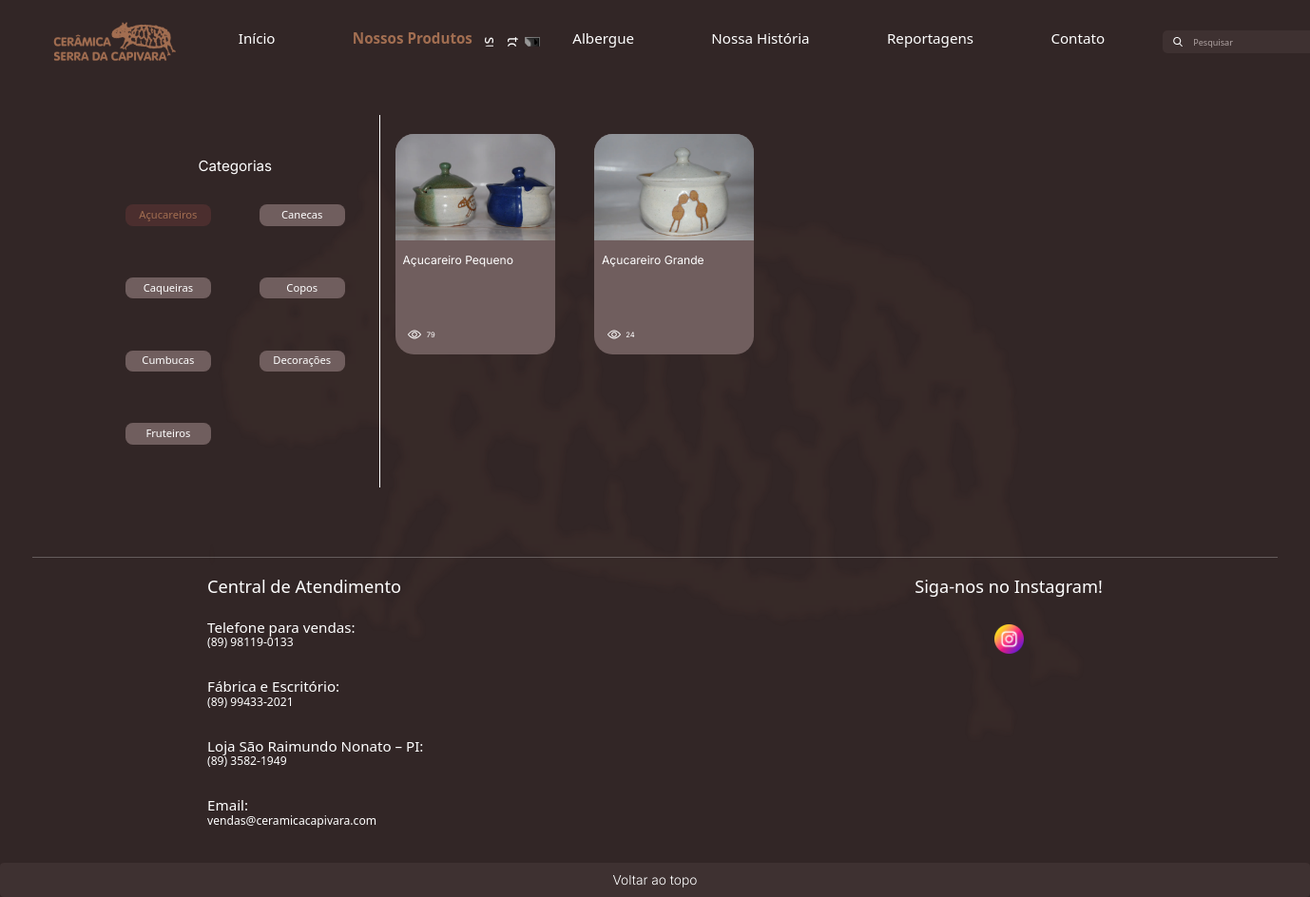
The app's page /produtos/28/, older data.
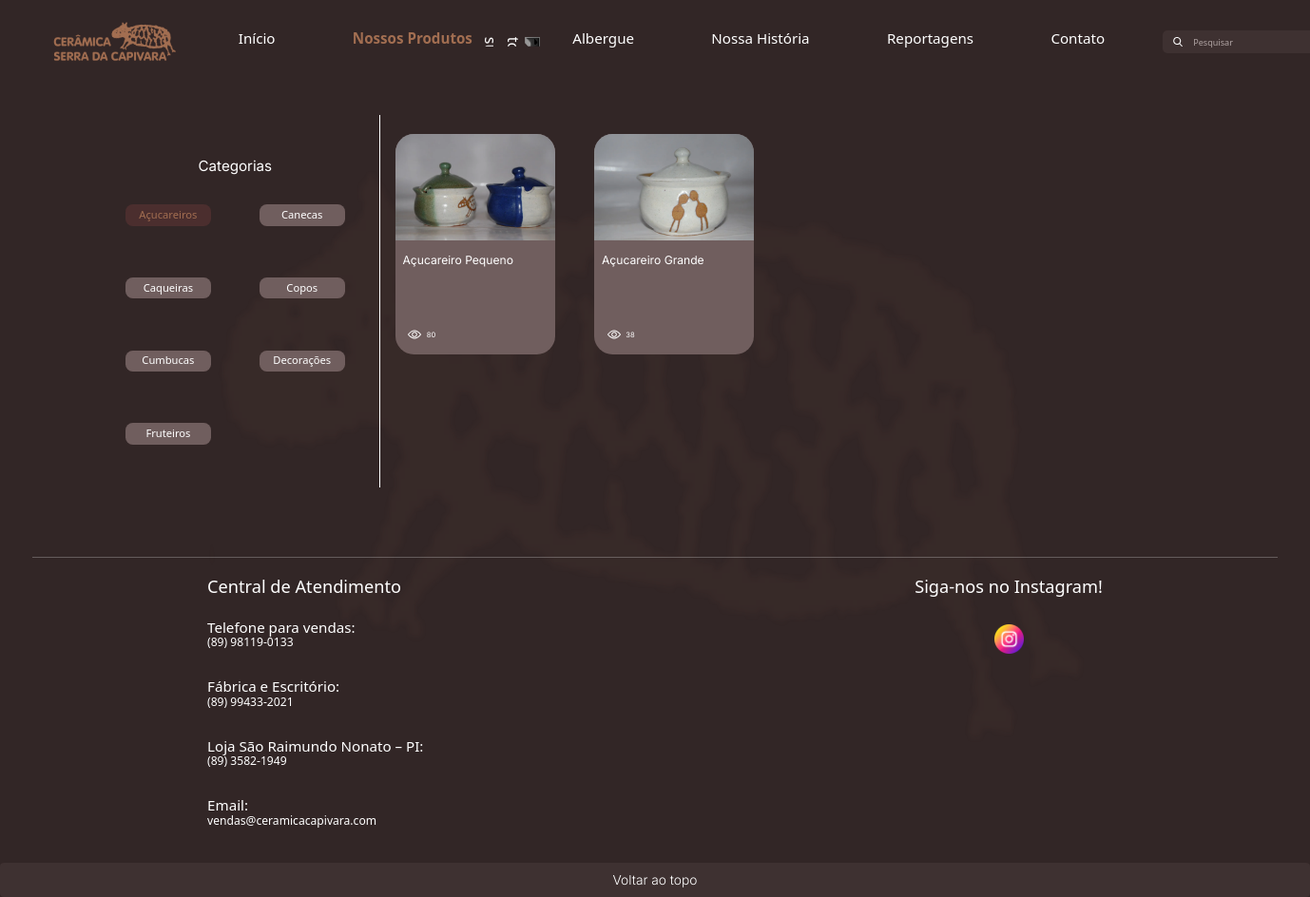
The same page, newer data.
### gestao/models.py (models this page shows, shortened)
class Category(models.Model):
    name = models.CharField(max_length=100, unique=True)
    photo = models.ImageField(upload_to='categorias_fotos/', blank=False, default='null')

class Product(models.Model):
    name = models.CharField(max_length=200, unique=True)
    code = models.CharField(max_length=50, unique=True)
    size = models.CharField(max_length=255)
    category = models.ForeignKey(
        Category,
        on_delete=models.SET_NULL,
        null=True,
        blank = True,
        )
    views = models.PositiveIntegerField(default=0)
    photos = models.JSONField(default=list, blank=False)

### backend/views.py (the view)
# urls.py: path('produtos/<int:category_id>/', views.produtos, name='produtos'),
def produtos(request, category_id=None):
    if category_id is None:
        category_id = Category.objects.first()
        return redirect('produtos', category_id=category_id.id)
    category = get_object_or_404(Category, id=category_id)
    products = Product.objects.filter(category=category).order_by('-views')
    categories = Category.objects.all().order_by('name')
    context = {
        'categories': categories,
        'products': products,
        'category': category,
    }
    return render(request, 'produtos.html', context)

### backend/templates/produtos.html (shortened to what this page needs)
{% extends "base.html" %} {% load static %}
    {% block css %}
    <link
      rel="stylesheet"
      type="text/css"
      href="{% static 'css/galeria.css' %}"
    />
    {% endblock %}
    {% block 'dashboard' %}
    <div class="category-button-container-horizontal">
      <div>
        <h1 class="category-text-buttons-container s20">Categorias</h1>
        <div class="category-button-container">
          {% for categoria in categories %} {% if categoria.id == category.id %}
          <a>
            <button class="category-button-disabled" aria-disabled="true">
              {{ categoria.name }}
            </button>
          </a>
          {% else %}
          <a href="{% url 'produtos' category_id=categoria.id %}">
            <button class="category-button">{{ categoria.name }}</button>
          </a>
          {% endif %} {% endfor %}
        </div>
      </div>
      <div class="product-container">
        <div class="product-horizontal">
          {% for product in products %}
          <div class="product-vertical">
            <a
              href="{% url 'produto' category_id=category.id product_id=product.id %}"
            >
              <div class="product-card" data-product-id="{{ product.id }}">
                {% if product.photos %}
                <img
                  src="../../media/{{ product.photos.0 }}"
                  alt="Imagem de {{ product.name }}"
                  class="product-photo-card"
                />
                {% else %}
                <p>Sem Imagens</p>
                {% endif %}
                <h3 class="product-text unselectable s16">
                  {{ product.name }}
                </h3>
                <div class="views-horizontal">
                  <img
                    src="../../media/icon/view.svg"
                    class="view-icon-img unselectable"
                    alt="view icon"
                  />
                  <h7 class="product-views-text unselectable s10"
                    >{{ product.views }}</h7
                  >
                </div>
              </div>
            </a>
          </div>
          {% endfor %}
        </div>
      </div>
    </div>
    <div id="react-footer"></div>
    {% endblock %}

### templates/base.html (shortened to what this page needs)
{% load static %}
<!DOCTYPE html>
<html lang="pt-br">
  <head>
    {% block css %} {% endblock %}
    <link
      rel="stylesheet"
      type="text/css"
      href="{% static 'css/variables.css' %}"
    />
    <link
      rel="stylesheet"
      type="text/css"
      href="{% static 'css/atributos.css' %}"
    />
    <link
      rel="stylesheet"
      type="text/css"
      href="{% static 'css/buttons.css' %}"
    />
    <link
      rel="stylesheet"
      type="text/css"
      href="{% static 'css/carrinho.css' %}"
    />
    <link
      rel="stylesheet"
      type="text/css"
      href="{% static 'css/fontes.css' %}"
    />
    <link
      rel="stylesheet"
      type="text/css"
      href="{% static 'css/footer.css' %}"
    />
    <link
      rel="stylesheet"
      type="text/css"
      href="{% static 'css/forms.css' %}"
    />
    <link
      rel="stylesheet"
      type="text/css"
      href="{% static 'css/galeria.css' %}"
    />
    <link
      rel="stylesheet"
      type="text/css"
      href="{% static 'css/header.css' %}"
    />
    <link rel="stylesheet" type="text/css" href="{% static 'css/load.css' %}" />
    <link
      rel="stylesheet"
      type="text/css"
      href="{% static 'css/produtos.css' %}"
    />
    <link
      href="https://cdn.jsdelivr.net/npm/bootstrap@5.3.3/dist/css/bootstrap.min.css"
      rel="stylesheet"
    />
    <link rel="stylesheet" href="{% static 'clientes/css/home.css' %}" />
  </head>
  <body class="background">
    {% block header %}
    <img src="{% static 'logo-grande.png' %}" class="bg-logo" />
    <div id="react-header"></div>
    {% endblock %} {% block 'dashboard' %} {% endblock %}
  </body>
</html>

### static/css/galeria.css (style rules this page uses)
.background { width: 100%; height: 100%; background-color: var(--fundo); }
.bg-logo { position: fixed; width: 100%; height: 100%; scale: 0.7; filter: opacity(0.05); pointer-events: none; z-index: -1; }
.unselectable { user-select: none; }

### static/css/variables.css (style rules this page uses)
:root { --fundo: #322626; --texto: #ffffff; --texto-hover: #9f8272; --texto-click: #a26e51; --placeholder: #b0a4a3; --destaque: #3e3131; --botao-off: #705e5e; --botao-hover: #5c4646; --botao-click: #4b2e2e; --font-family: "Inter"; }

### static/css/footer.css (style rules this page uses)
#react-footer { width: 100%; }

### static/css/header.css (style rules this page uses)
#react-header { position: sticky; z-index: 10 !important; top: 0; background-color: var(--fundo); width: 100%; max-width: 100%; display: flex !important; align-items: center !important; }

### static/css/produtos.css (style rules this page uses)
.product-card { background-color: var(--botao-off); border-radius: 1.4vmax; display: flex; flex-direction: column; min-height: 12.2vmax; cursor: pointer; }
.product-text { margin-left: 0vmax; color: var(--texto); font-family: "Inter"; font-weight: 400; width: 100%; max-width: 12.2vmax; text-align: left; padding-left: 0.5rem; padding-right: 0.5rem; text-wrap: wrap; }
.product-views-text { margin-left: -0.5rem; color: var(--texto); font-family: "Inter"; font-weight: 400; width: 100%; text-align: left; padding-left: 1vmax; text-wrap: wrap; }
.views-horizontal { display: flex; flex-direction: row; flex-wrap: nowrap; gap: 0vmax; align-items: center; padding-left: 1vmax; padding-top: 4.07vmax; padding-bottom: 1vmax; }
.view-icon-img { width: 1vmax; fill: var(--texto); filter: invert(100%) sepia(100%) saturate(0%) hue-rotate(288deg) brightness(102%) contrast(102%); }
.product-photo-card { height: 8.13vmax; width: 12.2vmax; max-width: 12.2vmax; margin-bottom: 1vmax; border-radius: 1.4vmax 1.4vmax 0 0; z-index: 0; }
.product-container { width: 60vmax; height: 28.47vmax; overflow: scroll; }
.product-horizontal { display: grid; grid-template-columns: repeat(auto-fill, minmax(calc(25% - 0.81vmax), 1fr)); gap: 0.81vmax; row-gap: 2.44vmax; padding-left: 0em; padding-right: 0vmax; margin-top: 0; min-width: 100%; width: 100%; justify-content: start; }
.product-vertical { display: flex; flex-direction: column; box-sizing: border-box; align-items: center; justify-content: center; margin-left: 0vmax; }
.category-text-buttons-container { font-family: "Inter"; font-style: regular; font-weight: 400; color: var(--texto); padding-top: 3.25vmax; }
.category-button-container-horizontal { display: flex; flex-direction: row; flex-wrap: wrap; gap: 0vmax; padding-left: 8.13vmax; padding-right: 8.13vmax; margin-top: 1.63vmax; height: auto; width: 100%; text-align: center; }
.category-button-container { display: grid; grid-template-columns: repeat(2, 1fr); gap: 0.81vmax; width: auto; height: fit-content; }
.category-button { width: 6.51vmax; height: 1.63vmax; font-size: 0.81vmax; border: none; border-radius: 0.22vmax; background-color: var(--botao-off); color: var(--texto); cursor: pointer; border-radius: 0.56vmax; }
.category-button-disabled { width: 6.51vmax; height: 1.63vmax; font-size: 0.81vmax; border: none; border-radius: 0.22vmax; background-color: var(--botao-click); color: var(--texto-click); border-radius: 0.56vmax; cursor: default; pointer-events: none; }

### static/css/home.css (style rules this page uses)
h1 { text-align: center; }
a { color: white; text-decoration: none; padding: 20px; }

Row changes from the older to the newer data that the page shows:
changed Product "Açucareiro Pequeno": views "79" → "80"
changed Product "Açucareiro Grande": views "24" → "38"
